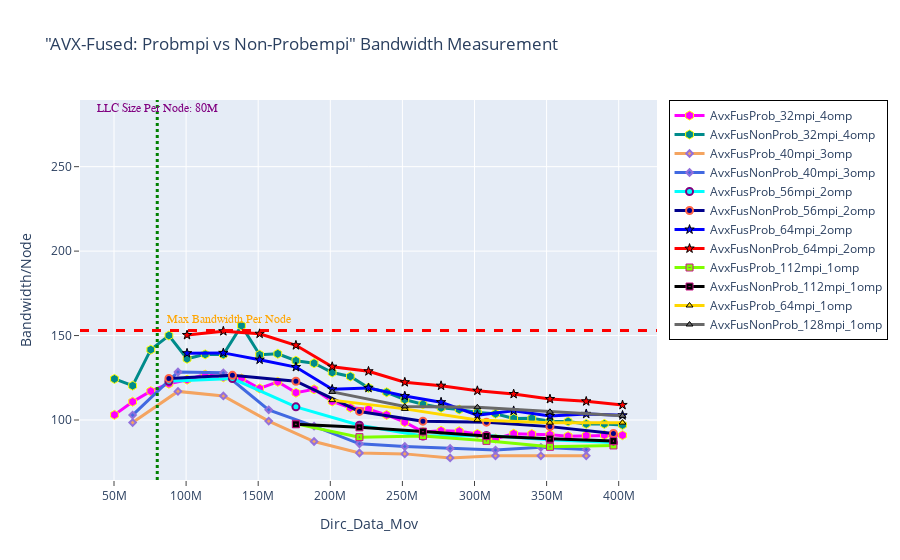

The notebook cell this image was saved under:
### Markdown cell above
## BANDWIDTH - AVX-Fused: Probmpi vs Non-Probempi

### Code cell
fig = go.Figure()
# 1----
fig.add_trace(go.Scatter(x=(dfn4AvxFusProb_32mpi_4omp.Dirc_Data_Mov*(dfn4AvxFusProb_32mpi_4omp.MPI_size/4)), 
                         y=(dfn4AvxFusProb_32mpi_4omp.BAND*(dfn4AvxFusProb_32mpi_4omp.MPI_size/4)), 
                         mode='lines+markers', 
                         name='AvxFusProb_32mpi_4omp',
                         line=dict(color='magenta',width=3),
                         marker=dict(symbol='hexagon',size=9, line=dict(color='yellow',width=1))))

fig.add_trace(go.Scatter(x=(dfn4AvxFusNonProb_32mpi_4omp.Dirc_Data_Mov*(dfn4AvxFusNonProb_32mpi_4omp.MPI_size/4)), 
                         y=(dfn4AvxFusNonProb_32mpi_4omp.BAND*(dfn4AvxFusNonProb_32mpi_4omp.MPI_size/4)), 
                         mode='lines+markers', 
                         name='AvxFusNonProb_32mpi_4omp',
                         line=dict(color='darkcyan',width=3),
                         marker=dict(symbol='hexagon',size=9, line=dict(color='yellow',width=1))))


# 2----
fig.add_trace(go.Scatter(x=(dfn4AvxFusProb_40mpi_3omp.Dirc_Data_Mov*(dfn4AvxFusProb_40mpi_3omp.MPI_size/4)), 
                         y=(dfn4AvxFusProb_40mpi_3omp.BAND*(dfn4AvxFusProb_40mpi_3omp.MPI_size/4)), 
                         mode='lines+markers', 
                         name='AvxFusProb_40mpi_3omp',
                         line=dict(color='sandybrown',width=3),
                         marker=dict(symbol='diamond',size=5,line=dict(color='MediumPurple',width=2))))

fig.add_trace(go.Scatter(x=(dfn4AvxFusNonProb_40mpi_3omp.Dirc_Data_Mov*(dfn4AvxFusNonProb_40mpi_3omp.MPI_size/4)), 
                         y=(dfn4AvxFusNonProb_40mpi_3omp.BAND*(dfn4AvxFusNonProb_40mpi_3omp.MPI_size/4)), 
                         mode='lines+markers', 
                         name='AvxFusNonProb_40mpi_3omp',
                         line=dict(color='royalblue',width=3),
                         marker=dict(symbol='diamond',size=5,line=dict(color='MediumPurple',width=2))))

# 3----
fig.add_trace(go.Scatter(x=(dfn4AvxFusProb_56mpi_2omp.Dirc_Data_Mov*(dfn4AvxFusProb_56mpi_2omp.MPI_size/4)), 
                         y=(dfn4AvxFusProb_56mpi_2omp.BAND*(dfn4AvxFusProb_56mpi_2omp.MPI_size/4)), 
                         mode='lines+markers', 
                         name='AvxFusProb_56mpi_2omp',
                         line=dict(color='cyan',width=3),
                         marker=dict(symbol='circle',size=7,line=dict(color='Purple',width=2))))

fig.add_trace(go.Scatter(x=(dfn4AvxFusNonProb_56mpi_2omp.Dirc_Data_Mov*(dfn4AvxFusNonProb_56mpi_2omp.MPI_size/4)), 
                         y=(dfn4AvxFusNonProb_56mpi_2omp.BAND*(dfn4AvxFusNonProb_56mpi_2omp.MPI_size/4)), 
                         mode='lines+markers', 
                         name='AvxFusNonProb_56mpi_2omp',
                         line=dict(color='darkblue',width=3),
                         marker=dict(symbol='circle',size=7, line=dict(color='tomato',width=2))))


# 4----
fig.add_trace(go.Scatter(x=(dfn4AvxFusProb_64mpi_2omp.Dirc_Data_Mov*(dfn4AvxFusProb_64mpi_2omp.MPI_size/4)), 
                         y=(dfn4AvxFusProb_64mpi_2omp.BAND*(dfn4AvxFusProb_64mpi_2omp.MPI_size/4)), 
                         mode='lines+markers', 
                         name='AvxFusProb_64mpi_2omp',
                         line=dict(color='blue',width=3),
                         marker=dict(symbol='star',size=7, line=dict(color='black',width=1))))


fig.add_trace(go.Scatter(x=(dfn4AvxFusNonProb_64mpi_2omp.Dirc_Data_Mov*(dfn4AvxFusNonProb_64mpi_2omp.MPI_size/4)), 
                         y=(dfn4AvxFusNonProb_64mpi_2omp.BAND*(dfn4AvxFusNonProb_64mpi_2omp.MPI_size/4)), 
                         mode='lines+markers', 
                         name='AvxFusNonProb_64mpi_2omp',
                         line=dict(color='red',width=3),
                         marker=dict(symbol='star',size=7, line=dict(color='black',width=1))))



# 5----
fig.add_trace(go.Scatter(x=(dfn4AvxFusProb_112mpi_1omp.Dirc_Data_Mov*(dfn4AvxFusProb_112mpi_1omp.MPI_size/4)), 
                         y=(dfn4AvxFusProb_112mpi_1omp.BAND*(dfn4AvxFusProb_112mpi_1omp.MPI_size/4)), 
                         mode='lines+markers', 
                         name='AvxFusProb_112mpi_1omp',
                         line=dict(color='chartreuse',width=3),
                         marker=dict(symbol='square-dot',size=7, line=dict(color='mediumvioletred',width=1))))



fig.add_trace(go.Scatter(x=(dfn4AvxFusNonProb_112mpi_1omp.Dirc_Data_Mov*(dfn4AvxFusNonProb_112mpi_1omp.MPI_size/4)), 
                         y=(dfn4AvxFusNonProb_112mpi_1omp.BAND*(dfn4AvxFusNonProb_112mpi_1omp.MPI_size/4)), 
                         mode='lines+markers', 
                         name='AvxFusNonProb_112mpi_1omp',
                         line=dict(color='black',width=3),
                         marker=dict(symbol='square-dot',size=7, line=dict(color='mediumvioletred',width=1))))



# 6----
fig.add_trace(go.Scatter(x=(dfn4AvxFusProb_128mpi_1omp.Dirc_Data_Mov*(dfn4AvxFusProb_128mpi_1omp.MPI_size/4)), 
                         y=(dfn4AvxFusProb_128mpi_1omp.BAND*(dfn4AvxFusProb_128mpi_1omp.MPI_size/4)), 
                         mode='lines+markers', 
                         name='AvxFusProb_64mpi_1omp',
                         line=dict(color='gold',width=3),
                         marker=dict(symbol='triangle-up',size=6, line=dict(color='black',width=1))))


fig.add_trace(go.Scatter(x=(dfn4AvxFusNonProb_128mpi_1omp.Dirc_Data_Mov*(dfn4AvxFusNonProb_128mpi_1omp.MPI_size/4)), 
                         y=(dfn4AvxFusNonProb_128mpi_1omp.BAND*(dfn4AvxFusNonProb_128mpi_1omp.MPI_size/4)), 
                         mode='lines+markers', 
                         name='AvxFusNonProb_128mpi_1omp',
                         line=dict(color='dimgray',width=3),
                         marker=dict(symbol='triangle-up',size=6, line=dict(color='black',width=1))))



# Adding vertical and horizontal lines 
fig.add_vline(x=80e6, line_width=3, line_dash="dot", line_color="green")
fig.add_hline(y=153, line_width=3, line_dash="dash", line_color="red")

# Add annotation with arrow
fig.add_annotation(
    x='80e6'
    , y=280
    , text=f'LLC Size Per Node: 80M'
    , yanchor='bottom'
    , showarrow=False
    , arrowhead=1
    , arrowsize=1
    , arrowwidth=2
    , arrowcolor="#636363"
    , ax=-20
    , ay=-30
    , font=dict(size=12, color="purple", family="Sans Serif")
    , align="left"
    ,)

fig.add_annotation(
    x='130e6'
    , y=155
    , text=f'Max Bandwidth Per Node'
    , yanchor='bottom'
    , showarrow=False
    , arrowhead=1
    , arrowsize=1
    , arrowwidth=2
    , arrowcolor="#636363"
    , ax=-20
    , ay=-30
    , font=dict(size=12, color="orange", family="Sans Serif")
    , align="left"
    ,)


fig.update_layout(title='"AVX-Fused: Probmpi vs Non-Probempi" Bandwidth Measurement',
                  xaxis_title='Dirc_Data_Mov', yaxis_title='Bandwidth/Node', 
                  xaxis=dict(ticks="outside"),  
                  yaxis=dict(ticks="outside"),
                  legend=go.layout.Legend(bordercolor="black",borderwidth=1))

### Figure 1 — Plotly figure (JSON) as saved in the notebook; plotly's stock layout.template omitted (floating-point values rounded to 4 significant figures)
{"data": [{"line": {"color": "magenta", "width": 3}, "marker": {"line": {"color": "yellow", "width": 1}, "size": 9, "symbol": "hexagon"}, "mode": "lines+markers", "name": "AvxFusProb_32mpi_4omp", "type": "scatter", "x": [50331648, 62914560, 75497472, 88080384, 100663296, 113246208, 125829120, 138412032, 150994944, 163577856, 176160768, 188743680, 201326592, 213909504, 226492416, 239075328, 251658240, 264241152, 276824064, 289406976, 301989888, 314572800, 327155712, 339738624, 352321536, 364904448, 377487360, 390070272, 402653184], "y": [103.0, 110.8, 117.1, 121.5, 123.9, 126.9, 125.3, 124.6, 118.7, 122.6, 116.2, 118.2, 111.0, 107.3, 106.4, 103.0, 98.73, 92.94, 93.59, 93.38, 91.77, 88.98, 91.87, 91.72, 91.34, 90.45, 90.78, 91.08, 91.02]}, {"line": {"color": "darkcyan", "width": 3}, "marker": {"line": {"color": "yellow", "width": 1}, "size": 9, "symbol": "hexagon"}, "mode": "lines+markers", "name": "AvxFusNonProb_32mpi_4omp", "type": "scatter", "x": [50331648, 62914560, 75497472, 88080384, 100663296, 113246208, 125829120, 138412032, 150994944, 163577856, 176160768, 188743680, 201326592, 213909504, 226492416, 239075328, 251658240, 264241152, 276824064, 289406976, 301989888, 314572800, 327155712, 339738624, 352321536, 364904448, 377487360, 390070272, 402653184], "y": [124.3, 120.3, 141.6, 150.0, 136.3, 138.9, 138.8, 155.9, 138.7, 139.2, 135.1, 133.6, 128.2, 125.8, 119.1, 116.4, 112.1, 109.3, 107.2, 106.2, 104.5, 103.7, 101.0, 101.0, 99.32, 99.18, 97.71, 97.71, 97.09]}, {"line": {"color": "sandybrown", "width": 3}, "marker": {"line": {"color": "MediumPurple", "width": 2}, "size": 5, "symbol": "diamond"}, "mode": "lines+markers", "name": "AvxFusProb_40mpi_3omp", "type": "scatter", "x": [62914560, 94371840, 125829120, 157286400, 188743680, 220200960, 251658240, 283115520, 314572800, 346030080, 377487360], "y": [98.46, 116.9, 114.2, 99.34, 87.27, 80.46, 79.94, 77.58, 78.8, 78.81, 78.77]}, {"line": {"color": "royalblue", "width": 3}, "marker": {"line": {"color": "MediumPurple", "width": 2}, "size": 5, "symbol": "diamond"}, "mode": "lines+markers", "name": "AvxFusNonProb_40mpi_3omp", "type": "scatter", "x": [62914560, 94371840, 125829120, 157286400, 188743680, 220200960, 251658240, 283115520, 314572800, 346030080, 377487360], "y": [102.9, 128.4, 127.9, 106.0, 96.33, 85.92, 84.32, 83.13, 82.2, 83.83, 82.54]}, {"line": {"color": "cyan", "width": 3}, "marker": {"line": {"color": "Purple", "width": 2}, "size": 7, "symbol": "circle"}, "mode": "lines+markers", "name": "AvxFusProb_56mpi_2omp", "type": "scatter", "x": [88080384, 132120576, 176160768, 220200960, 264241152, 308281344, 352321536, 396361728], "y": [123.0, 124.6, 107.8, 96.94, 90.56, 90.85, 88.37, 86.64]}, {"line": {"color": "darkblue", "width": 3}, "marker": {"line": {"color": "tomato", "width": 2}, "size": 7, "symbol": "circle"}, "mode": "lines+markers", "name": "AvxFusNonProb_56mpi_2omp", "type": "scatter", "x": [88080384, 132120576, 176160768, 220200960, 264241152, 308281344, 352321536, 396361728], "y": [124.6, 126.4, 123.0, 105.1, 99.3, 98.72, 96.09, 92.08]}, {"line": {"color": "blue", "width": 3}, "marker": {"line": {"color": "black", "width": 1}, "size": 7, "symbol": "star"}, "mode": "lines+markers", "name": "AvxFusProb_64mpi_2omp", "type": "scatter", "x": [100663296, 125829120, 150994944, 176160768, 201326592, 226492416, 251658240, 276824064, 301989888, 327155712, 352321536, 377487360, 402653184], "y": [139.6, 139.7, 135.7, 131.4, 118.2, 119.0, 114.2, 110.6, 102.9, 105.4, 102.4, 103.6, 102.8]}, {"line": {"color": "red", "width": 3}, "marker": {"line": {"color": "black", "width": 1}, "size": 7, "symbol": "star"}, "mode": "lines+markers", "name": "AvxFusNonProb_64mpi_2omp", "type": "scatter", "x": [100663296, 125829120, 150994944, 176160768, 201326592, 226492416, 251658240, 276824064, 301989888, 327155712, 352321536, 377487360, 402653184], "y": [150.3, 152.6, 151.1, 144.2, 131.6, 128.9, 122.4, 120.3, 117.3, 115.4, 112.4, 111.1, 108.9]}, {"line": {"color": "chartreuse", "width": 3}, "marker": {"line": {"color": "mediumvioletred", "width": 1}, "size": 7, "symbol": "square-dot"}, "mode": "lines+markers", "name": "AvxFusProb_112mpi_1omp", "type": "scatter", "x": [176160768, 220200960, 264241152, 308281344, 352321536, 396361728], "y": [97.7, 89.85, 90.53, 87.66, 84.13, 84.93]}, {"line": {"color": "black", "width": 3}, "marker": {"line": {"color": "mediumvioletred", "width": 1}, "size": 7, "symbol": "square-dot"}, "mode": "lines+markers", "name": "AvxFusNonProb_112mpi_1omp", "type": "scatter", "x": [176160768, 220200960, 264241152, 308281344, 352321536, 396361728], "y": [97.46, 95.65, 93.13, 90.53, 88.91, 87.53]}, {"line": {"color": "gold", "width": 3}, "marker": {"line": {"color": "black", "width": 1}, "size": 6, "symbol": "triangle-up"}, "mode": "lines+markers", "name": "AvxFusProb_64mpi_1omp", "type": "scatter", "x": [201326592, 251658240, 301989888, 352321536, 402653184], "y": [111.8, 106.6, 100.1, 98.39, 98.45]}, {"line": {"color": "dimgray", "width": 3}, "marker": {"line": {"color": "black", "width": 1}, "size": 6, "symbol": "triangle-up"}, "mode": "lines+markers", "name": "AvxFusNonProb_128mpi_1omp", "type": "scatter", "x": [201326592, 251658240, 301989888, 352321536, 402653184], "y": [116.6, 108.0, 107.5, 104.9, 102.5]}], "layout": {"annotations": [{"align": "left", "arrowcolor": "#636363", "arrowhead": 1, "arrowsize": 1, "arrowwidth": 2, "ax": -20, "ay": -30, "font": {"color": "purple", "family": "Sans Serif", "size": 12}, "showarrow": false, "text": "LLC Size Per Node: 80M", "x": "80e6", "y": 280, "yanchor": "bottom"}, {"align": "left", "arrowcolor": "#636363", "arrowhead": 1, "arrowsize": 1, "arrowwidth": 2, "ax": -20, "ay": -30, "font": {"color": "orange", "family": "Sans Serif", "size": 12}, "showarrow": false, "text": "Max Bandwidth Per Node", "x": "130e6", "y": 155, "yanchor": "bottom"}], "legend": {"bordercolor": "black", "borderwidth": 1}, "shapes": [{"line": {"color": "green", "dash": "dot", "width": 3}, "type": "line", "x0": 80000000, "x1": 80000000, "xref": "x", "y0": 0, "y1": 1, "yref": "y domain"}, {"line": {"color": "red", "dash": "dash", "width": 3}, "type": "line", "x0": 0, "x1": 1, "xref": "x domain", "y0": 153, "y1": 153, "yref": "y"}], "title": {"text": "\"AVX-Fused: Probmpi vs Non-Probempi\" Bandwidth Measurement"}, "xaxis": {"ticks": "outside", "title": {"text": "Dirc_Data_Mov"}}, "yaxis": {"ticks": "outside", "title": {"text": "Bandwidth/Node"}}}}
